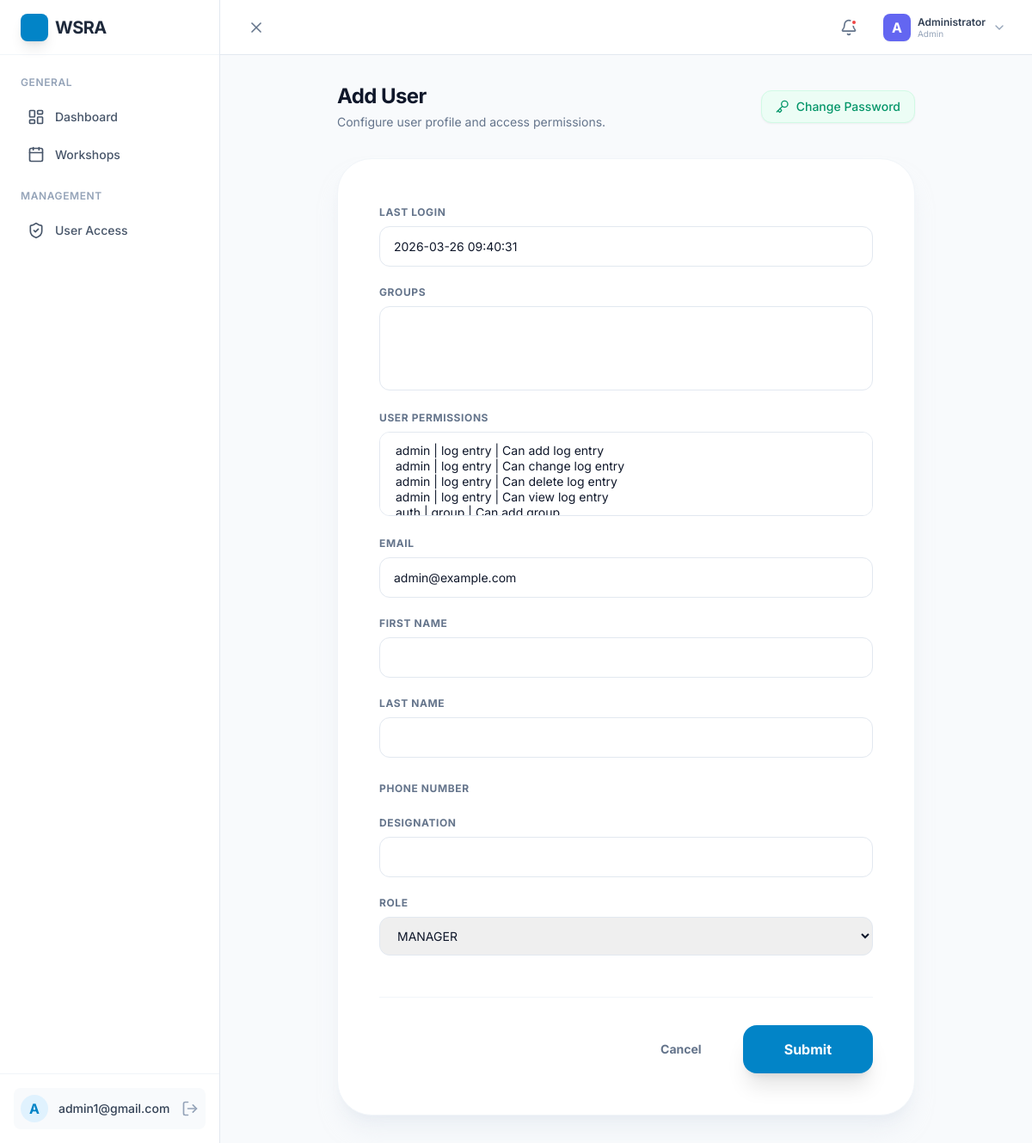
The app's page /edit_user/3 (signed in), older data.
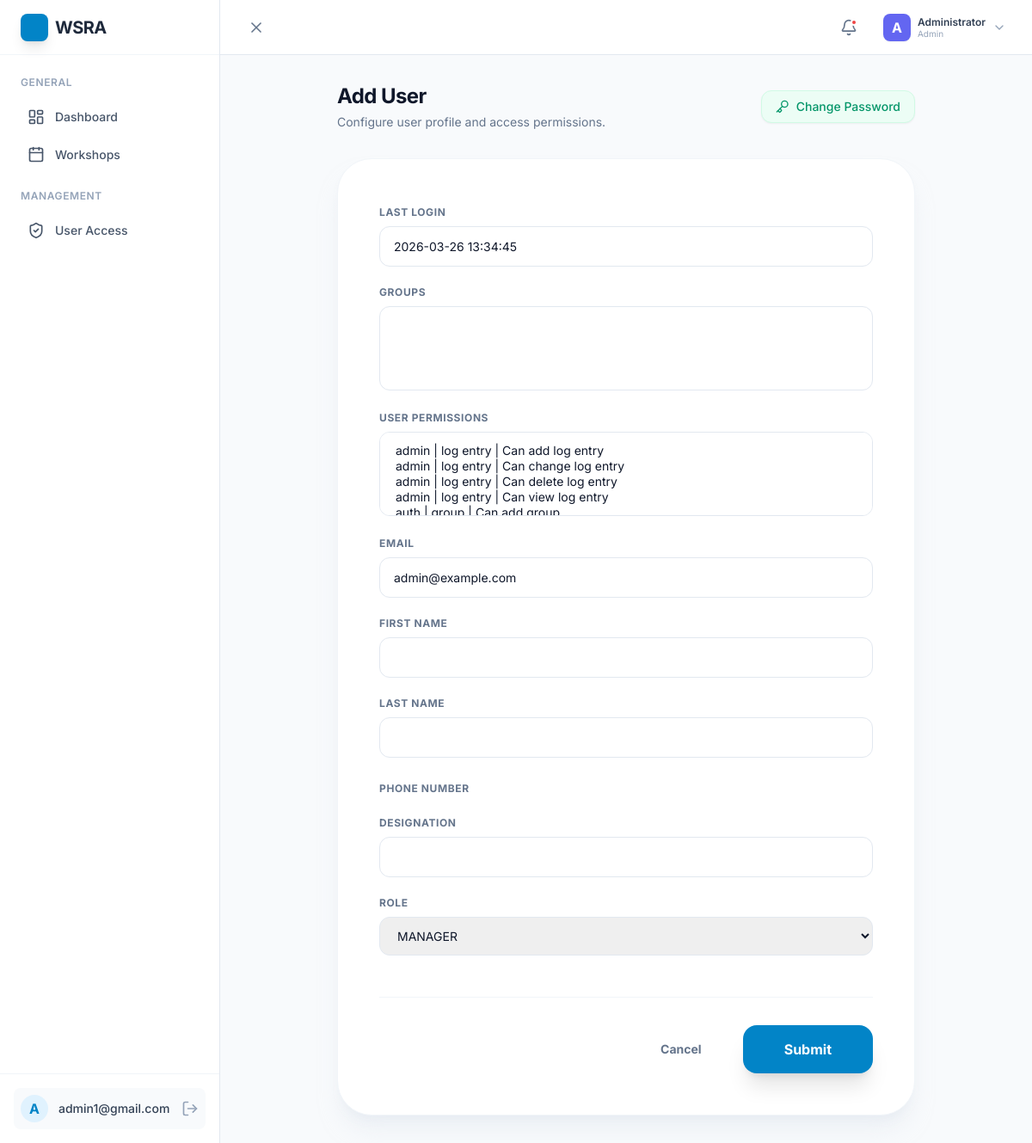
The same page, newer data.
### main/models.py (models this page shows, shortened)
class User(AbstractBaseUser, PermissionsMixin):
    account_made_at = models.DateTimeField(auto_now=True,null=True,blank=True)
    email = models.EmailField(max_length=50, unique=True)
    password = models.CharField(max_length=500)
    first_name = models.CharField(max_length=50,blank=True,null=True)
    last_name = models.CharField(max_length=50,blank=True,null=True)
    is_admin = models.BooleanField(default=False)
    is_active = models.BooleanField(default=True)
    is_staff = models.BooleanField(default=False)
    is_superuser = models.BooleanField(default=False)
    phone_number = models.IntegerField(blank=True,null=True)
    designation = models.CharField(max_length=50,blank=True,null=True)
    roles = (("ADMIN", "ADMIN"), ("MANAGER", "MANAGER"))
    role = models.CharField(max_length=50,choices=roles, default="MANAGER")
    USERNAME_FIELD = 'email'
    objects = UserManager()

### main/views.py (the view)
# urls.py: path('edit_user/<int:pk>', views.edit_user, name="edit_user"),
@login_required(login_url="../login/")
def edit_user(request, pk):
	user_object = models.User.objects.get(id=pk)
	form = forms.EditUserForm(instance=user_object)
	if request.method == "POST":
		form = forms.EditUserForm(request.POST, instance=user_object)
		if form.is_valid():
			form.save()
			return redirect("../show_users")
		return render(request, "User/add_user.html", context={"form":form, "show_flag":True, "heading":"Add User", "user_key":True, "user_id":pk})
	else:
		return render(request, "User/add_user.html", context={"form":form, "show_flag":True, "heading":"Add User", "user_key":True, "user_id":pk})

### main/templates/User/add_user.html (shortened to what this page needs)
{% extends 'base_new.html' %}
{% load crispy_forms_tags %}
{% load static %}
{% block content %}
<div class="max-w-2xl mx-auto" x-data="{
    showPasswordModal: false,
    newPassword: '',
    submitting: false,
    changePassword() {
        if (!this.newPassword) return;
        this.submitting = true;
        const formData = new FormData();
        formData.append('csrfmiddlewaretoken', '{{ csrf_token }}');
        formData.append('password', this.newPassword);
        fetch('../change_password/{{ user_id }}', { method: 'POST', body: formData })
            .then(() => {
                alert('Password Changed Successfully!');
                this.showPasswordModal = false;
                this.newPassword = '';
                this.submitting = false;
            })
            .catch(() => {
                alert('Failed to change password.');
                this.submitting = false;
            });
    }
}">
    {% if show_flag %}
    <div class="flex flex-col md:flex-row md:items-center justify-between gap-4 mb-8">
        <div>
            <h1 class="text-2xl font-bold text-slate-900 tracking-tight">{{ heading }}</h1>
            <p class="text-slate-500 text-sm mt-1">Configure user profile and access permissions.</p>
        </div>
        <div class="flex items-center space-x-3">
            <button @click="showPasswordModal = true" class="inline-flex items-center px-4 py-2 text-sm font-medium text-emerald-600 bg-emerald-50 border border-emerald-100 rounded-xl hover:bg-emerald-100 transition-all shadow-sm">
                <i data-lucide="key" class="w-4 h-4 mr-2"></i>
                Change Password
            </button>
        </div>
    </div>
    <div class="bg-white rounded-[2.5rem] border border-slate-100 shadow-xl shadow-slate-200/50 overflow-hidden">
        <form method="POST" enctype="multipart/form-data" class="p-8 md:p-12">
            <div class="space-y-6">
                <div class="space-y-4">
                    {% for field in form %}
                    <div class="space-y-1.5">
                        <label class="text-xs font-bold text-slate-500 uppercase tracking-wider">{{ field.label }}</label>
                        {{ field }}
                    </div>
                    {% endfor %}
                </div>
            </div>
            <div class="mt-12 pt-8 border-t border-slate-100 flex items-center justify-end space-x-4">
                <a href="{% url 'show_users' %}" class="px-8 py-3 text-sm font-bold text-slate-500 hover:text-slate-700 transition-colors">Cancel</a>
                <button type="submit" class="px-12 py-4 bg-primary-600 text-white font-bold rounded-2xl shadow-xl shadow-primary-200 hover:bg-primary-700 transition-all">
                    Submit
                </button>
            </div>
        </form>
    </div>
    {% endif %}
</div>
{% endblock %}

Row changes from the older to the newer data that the page shows:
changed User "admin@example.com": last_login "2026-03-26 09:40:31" → "2026-03-26 13:34:45"
